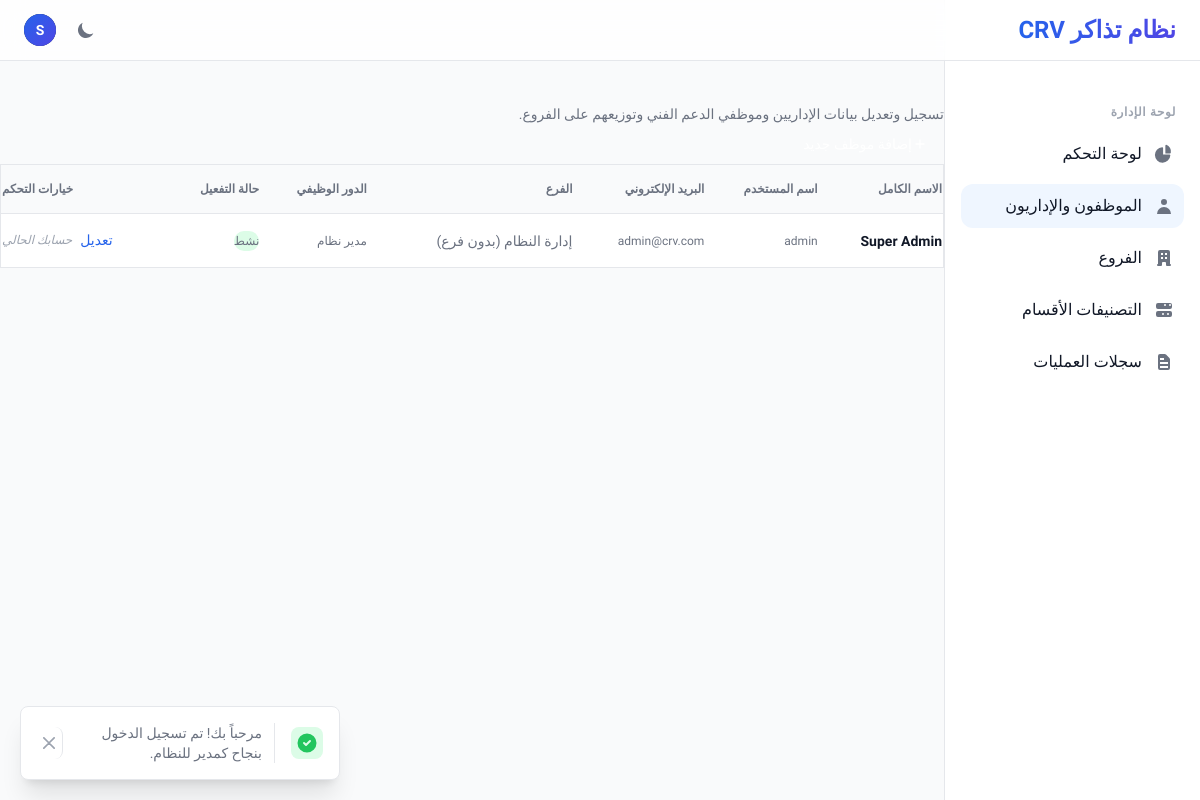
The page /admin/employees.php (signed in) on the database its author committed.
### tables this page shows
CREATE TABLE IF NOT EXISTS `employees` (
    `id` INT AUTO_INCREMENT PRIMARY KEY,
    `branch_id` INT NULL,
    `name` VARCHAR(150) NOT NULL,
    `username` VARCHAR(100) UNIQUE NOT NULL,
    `email` VARCHAR(190) UNIQUE NULL,
    `password` VARCHAR(255) NOT NULL,
    `phone` VARCHAR(30) NULL,
    `role` ENUM('admin','employee') DEFAULT 'employee',
    `status` ENUM('active','inactive') DEFAULT 'active',
    `last_login_at` DATETIME NULL,
    `created_at` TIMESTAMP DEFAULT CURRENT_TIMESTAMP,
    CONSTRAINT `fk_employees_branch` FOREIGN KEY (`branch_id`) REFERENCES `branches` (`id`) ON DELETE SET NULL
);

### admin/employees.php (the view, shortened to what this page needs)
<?php
$db = getDBConnection();
$employees = [];
try {
    $stmt = $db->query("
        SELECT e.*, b.name as branch_name
        FROM employees e
        LEFT JOIN branches b ON e.branch_id = b.id
        ORDER BY e.id ASC
    ");
    $employees = $stmt->fetchAll();
} catch (PDOException $e) {
    error_log("Failed to fetch employees: " . $e->getMessage());
}
require_once __DIR__ . '/../includes/header.php';
require_once __DIR__ . '/../includes/sidebar.php';
?>
<main class="p-6 space-y-6 flex-1">
    <div class="flex flex-col md:flex-row md:items-center md:justify-between space-y-4 md:space-y-0">
        <div>
            <h1 class="text-3xl font-bold bg-gradient-to-r from-gray-900 to-gray-700 dark:from-white dark:to-gray-300 bg-clip-text text-transparent">
            </h1>
            <p class="mt-1 text-sm text-gray-500 dark:text-gray-400">
                تسجيل وتعديل بيانات الإداريين وموظفي الدعم الفني وتوزيعهم على الفروع.
            </p>
        </div>
        <div>
            <a href="<?php echo BASE_URL; ?>admin/employee-add.php" class="inline-flex items-center px-4 py-2.5 text-sm font-medium text-white bg-blue-600 hover:bg-blue-700 focus:ring-4 focus:outline-none focus:ring-blue-300 rounded-xl shadow-sm dark:bg-blue-600 dark:hover:bg-blue-700 transition-all">
                <svg class="w-4 h-4 ml-2" fill="none" stroke="currentColor" viewBox="0 0 24 24" xmlns="http://www.w3.org/2000/svg">
                    <path stroke-linecap="round" stroke-linejoin="round" stroke-width="2" d="M12 6v6m0 0v6m0-6h6m-6 0H6"/>
                </svg>
            </a>
        </div>
    </div>
    <div class="bg-white border border-gray-100 rounded-2xl shadow-sm dark:bg-gray-800 dark:border-gray-700 overflow-hidden">
        <div class="overflow-x-auto">
            <table class="w-full text-sm text-right text-gray-500 dark:text-gray-400">
                <thead class="text-xs text-gray-700 uppercase bg-gray-50 dark:bg-gray-700 dark:text-gray-400 border-b border-gray-100 dark:border-gray-700">
                    <tr>
                        <th scope="col" class="px-6 py-4">الاسم الكامل</th>
                        <th scope="col" class="px-6 py-4">اسم المستخدم</th>
                        <th scope="col" class="px-6 py-4">البريد الإلكتروني</th>
                        <th scope="col" class="px-6 py-4">الفرع</th>
                        <th scope="col" class="px-6 py-4">الدور الوظيفي</th>
                        <th scope="col" class="px-6 py-4">حالة التفعيل</th>
                        <th scope="col" class="px-6 py-4 text-left">خيارات التحكم</th>
                    </tr>
                </thead>
                <tbody class="divide-y divide-gray-100 dark:divide-gray-700">
                    <?php if (empty($employees)): ?>
                        <tr>
                            <td colspan="7" class="px-6 py-8 text-center text-gray-500 dark:text-gray-400">
                                لا يوجد موظفون مسجلون بالنظام حالياً.
                            </td>
                        </tr>
                    <?php else: ?>
                        <?php foreach ($employees as $employee): ?>
                            <tr class="hover:bg-gray-50/50 dark:hover:bg-gray-700/30 transition-colors">
                                <td class="px-6 py-4 font-semibold text-gray-900 dark:text-white"><?php echo htmlspecialchars($employee['name']); ?></td>
                                <td class="px-6 py-4 font-mono text-xs"><?php echo htmlspecialchars($employee['username']); ?></td>
                                <td class="px-6 py-4 text-xs"><?php echo htmlspecialchars($employee['email'] ?? '—'); ?></td>
                                <td class="px-6 py-4">
                                    <?php echo htmlspecialchars($employee['branch_name'] ?? 'إدارة النظام (بدون فرع)'); ?>
                                </td>
                                <td class="px-6 py-4">
                                    <?php if ($employee['role'] === 'admin'): ?>
                                        <span class="inline-flex items-center px-2.5 py-0.5 text-xs font-medium rounded-full bg-purple-100 text-purple-800 dark:bg-purple-900 dark:text-purple-200">
                                            مدير نظام
                                        </span>
                                    <?php else: ?>
                                        <span class="inline-flex items-center px-2.5 py-0.5 text-xs font-medium rounded-full bg-blue-100 text-blue-800 dark:bg-blue-900 dark:text-blue-200">
                                            موظف دعم
                                        </span>
                                    <?php endif; ?>
                                </td>
                                <td class="px-6 py-4">
                                    <?php if ($employee['status'] === 'active'): ?>
                                        <span class="inline-flex items-center px-2.5 py-0.5 text-xs font-medium rounded-full bg-green-100 text-green-800 dark:bg-green-900 dark:text-green-200">
                                            نشط
                                        </span>
                                    <?php else: ?>
                                        <span class="inline-flex items-center px-2.5 py-0.5 text-xs font-medium rounded-full bg-red-100 text-red-800 dark:bg-red-900 dark:text-red-200">
                                            معطل
                                        </span>
                                    <?php endif; ?>
                                </td>
                                <td class="px-6 py-4 text-left flex items-center justify-end gap-2">
                                    <a href="<?php echo BASE_URL; ?>admin/employee-edit.php?id=<?php echo $employee['id']; ?>" class="font-medium text-blue-600 dark:text-blue-500 hover:underline px-3 py-1.5 hover:bg-blue-50 dark:hover:bg-blue-900/20 rounded-lg transition-colors">
                                        تعديل
                                    </a>
                                    <?php if ($employee['id'] !== (int)$_SESSION['user_id']): ?>
                                        <button data-modal-target="delete-modal-<?php echo $employee['id']; ?>" data-modal-toggle="delete-modal-<?php echo $employee['id']; ?>" class="font-medium text-red-600 dark:text-red-500 hover:underline px-3 py-1.5 hover:bg-red-50 dark:hover:bg-red-900/20 rounded-lg transition-colors">
                                            حذف
                                        </button>
                                    <?php else: ?>
                                        <span class="text-xs text-gray-400 dark:text-gray-500 px-3 py-1.5 italic cursor-not-allowed">حسابك الحالي</span>
                                    <?php endif; ?>
                                </td>
                            </tr>
                        <?php endforeach; ?>
                    <?php endif; ?>
                </tbody>
            </table>
        </div>
    </div>
</main>
<?php
require_once __DIR__ . '/../includes/footer.php';
?>

### assets/css/styles.css (style rules this page uses)
*,:after,:before { --tw-border-spacing-x:0;--tw-border-spacing-y:0;--tw-translate-x:0;--tw-translate-y:0;--tw-rotate:0;--tw-skew-x:0;--tw-skew-y:0;--tw-scale-x:1;--tw-scale-y:1;--tw-pan-x: ;--tw-pan-y: ;--tw-pinch-zoom: ;--tw-scroll-snap-strictness:proximity;--tw-gradient-from-position: ;--tw-gradient-via-position: ;--tw-gradient-to-position: ;--tw-ordinal: ;--tw-slashed-zero: ;--tw-numeric-figure: ;--tw-numeric-spacing: ;--tw-numeric-fraction: ;--tw-ring-inset: ;--tw-ring-offset-width:0px;--tw-ring-offset-color:#fff;--tw-ring-color:rgba(59,130,246,.5);--tw-ring-offset-shadow:0 0 #0000;--tw-ring-shadow:0 0 #0000;--tw-shadow:0 0 #0000;--tw-shadow-colored:0 0 #0000;--tw-blur: ;--tw-brightness: ;--tw-contrast: ;--tw-grayscale: ;--tw-hue-rotate: ;--tw-invert: ;--tw-saturate: ;--tw-sepia: ;--tw-drop-shadow: ;--tw-backdrop-blur: ;--tw-backdrop-brightness: ;--tw-backdrop-contrast: ;--tw-backdrop-grayscale: ;--tw-backdrop-hue-rotate: ;--tw-backdrop-invert: ;--tw-backdrop-opacity: ;--tw-backdrop-saturate: ;--tw-backdrop-sepia: ;--tw-contain-size: ;--tw-contain-layout: ;--tw-contain-paint: ;--tw-contain-style: }
*,:after,:before { box-sizing:border-box;border:0 solid #e5e7eb }
:after,:before { --tw-content:"" }
:host,html { line-height:1.5;-webkit-text-size-adjust:100%;-moz-tab-size:4;-o-tab-size:4;tab-size:4;font-family:ui-sans-serif,system-ui,sans-serif,Apple Color Emoji,Segoe UI Emoji,Segoe UI Symbol,Noto Color Emoji;font-feature-settings:normal;font-variation-settings:normal;-webkit-tap-highlight-color:transparent }
body { margin:0;line-height:inherit }
h1,h2,h3,h4,h5,h6 { font-size:inherit;font-weight:inherit }
a { color:inherit;text-decoration:inherit }
table { text-indent:0;border-color:inherit;border-collapse:collapse }
blockquote,dd,dl,figure,h1,h2,h3,h4,h5,h6,hr,p,pre { margin:0 }
audio,canvas,embed,iframe,img,object,svg,video { display:block;vertical-align:middle }
.flex { display:flex }
.inline-flex { display:inline-flex }
.h-4 { height:1rem }
.h-full { height:100% }
.w-4 { width:1rem }
.w-full { width:100% }
.flex-1 { flex:1 1 0% }
.cursor-not-allowed { cursor:not-allowed }
.flex-col { flex-direction:column }
.items-center { align-items:center }
.justify-end { justify-content:flex-end }
.gap-2 { gap:.5rem }
.overflow-hidden { overflow:hidden }
.rounded-full { border-radius:9999px }
.rounded-lg { border-radius:.5rem }
.rounded-xl { border-radius:.75rem }
.border { border-width:1px }
.border-b,.border-y { border-bottom-width:1px }
.bg-gray-50 { --tw-bg-opacity:1;background-color:rgb(249 250 251/var(--tw-bg-opacity,1)) }
.bg-green-100 { --tw-bg-opacity:1;background-color:rgb(220 252 231/var(--tw-bg-opacity,1)) }
.bg-white { --tw-bg-opacity:1;background-color:rgb(255 255 255/var(--tw-bg-opacity,1)) }
.bg-gradient-to-r { background-image:linear-gradient(to right,var(--tw-gradient-stops)) }
.bg-clip-text { -webkit-background-clip:text;background-clip:text }
.px-4 { padding-left:1rem;padding-right:1rem }
.py-0\.5 { padding-top:.125rem;padding-bottom:.125rem }
.py-2\.5 { padding-top:.625rem;padding-bottom:.625rem }
.py-4 { padding-top:1rem;padding-bottom:1rem }
.text-left { text-align:left }
.text-right { text-align:right }
.text-sm { font-size:.875rem;line-height:1.25rem }
.text-xs { font-size:.75rem;line-height:1rem }
.font-bold { font-weight:700 }
.font-medium { font-weight:500 }
.font-semibold { font-weight:600 }
.uppercase { text-transform:uppercase }
.italic { font-style:italic }
.text-blue-600 { --tw-text-opacity:1;color:rgb(37 99 235/var(--tw-text-opacity,1)) }
.text-gray-400 { --tw-text-opacity:1;color:rgb(156 163 175/var(--tw-text-opacity,1)) }
.text-gray-500 { --tw-text-opacity:1;color:rgb(107 114 128/var(--tw-text-opacity,1)) }
.text-gray-900 { --tw-text-opacity:1;color:rgb(17 24 39/var(--tw-text-opacity,1)) }
.text-transparent { color:transparent }
.text-white { --tw-text-opacity:1;color:rgb(255 255 255/var(--tw-text-opacity,1)) }
.antialiased { -webkit-font-smoothing:antialiased;-moz-osx-font-smoothing:grayscale }
.transition-all { transition-property:all;transition-timing-function:cubic-bezier(.4,0,.2,1);transition-duration:.15s }

### includes/header.php (style rules this page uses)
body { font-family: 'Cairo', sans-serif; }

### rows shown on the page
employees: name "Super Admin", username "admin", email "admin@crv.com", branch_name "إدارة النظام (بدون فرع)", role "مدير نظام", status "نشط", shows "حسابك الحالي"

### other values the page prints
substr($_SESSION['user_name'] ?? 'م', 0, 1) "S"
$_SESSION['success'] "مرحباً بك! تم تسجيل الدخول بنجاح كمدير للنظام."
